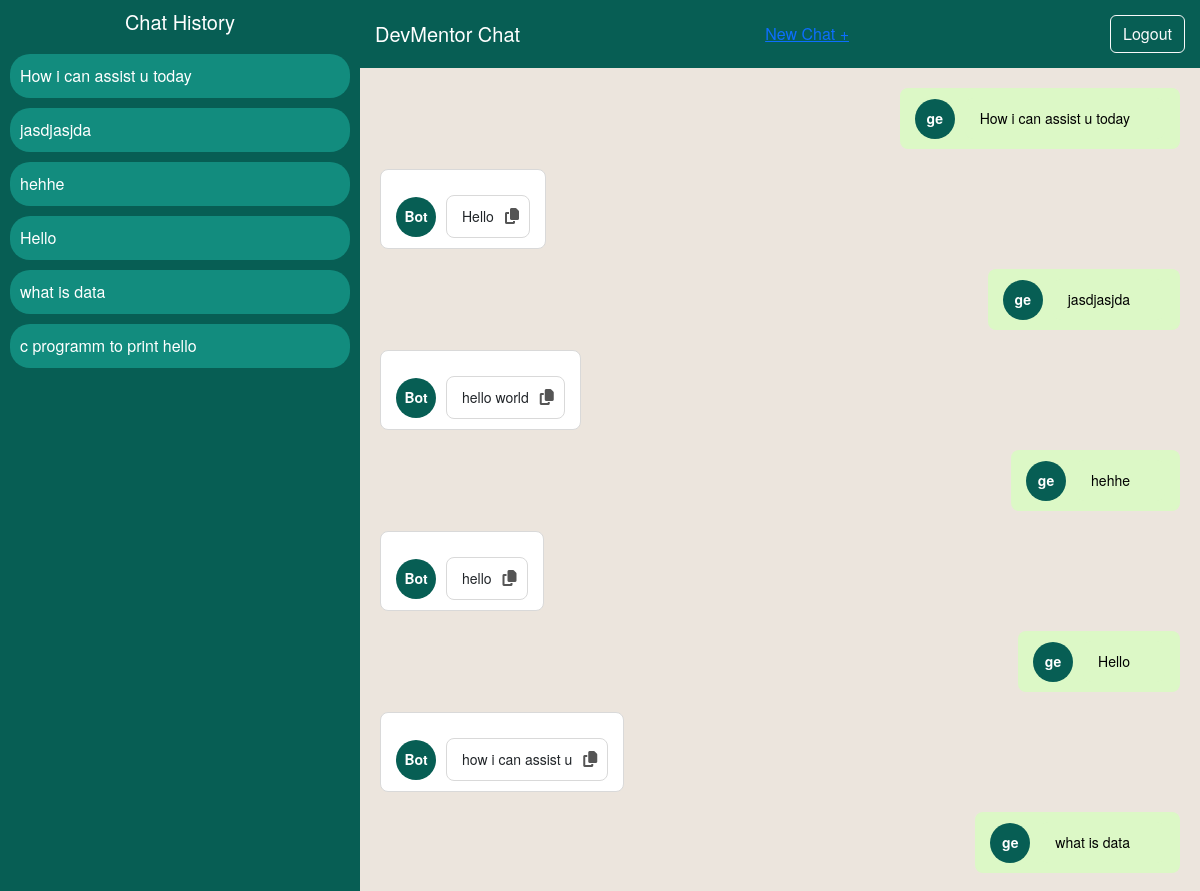
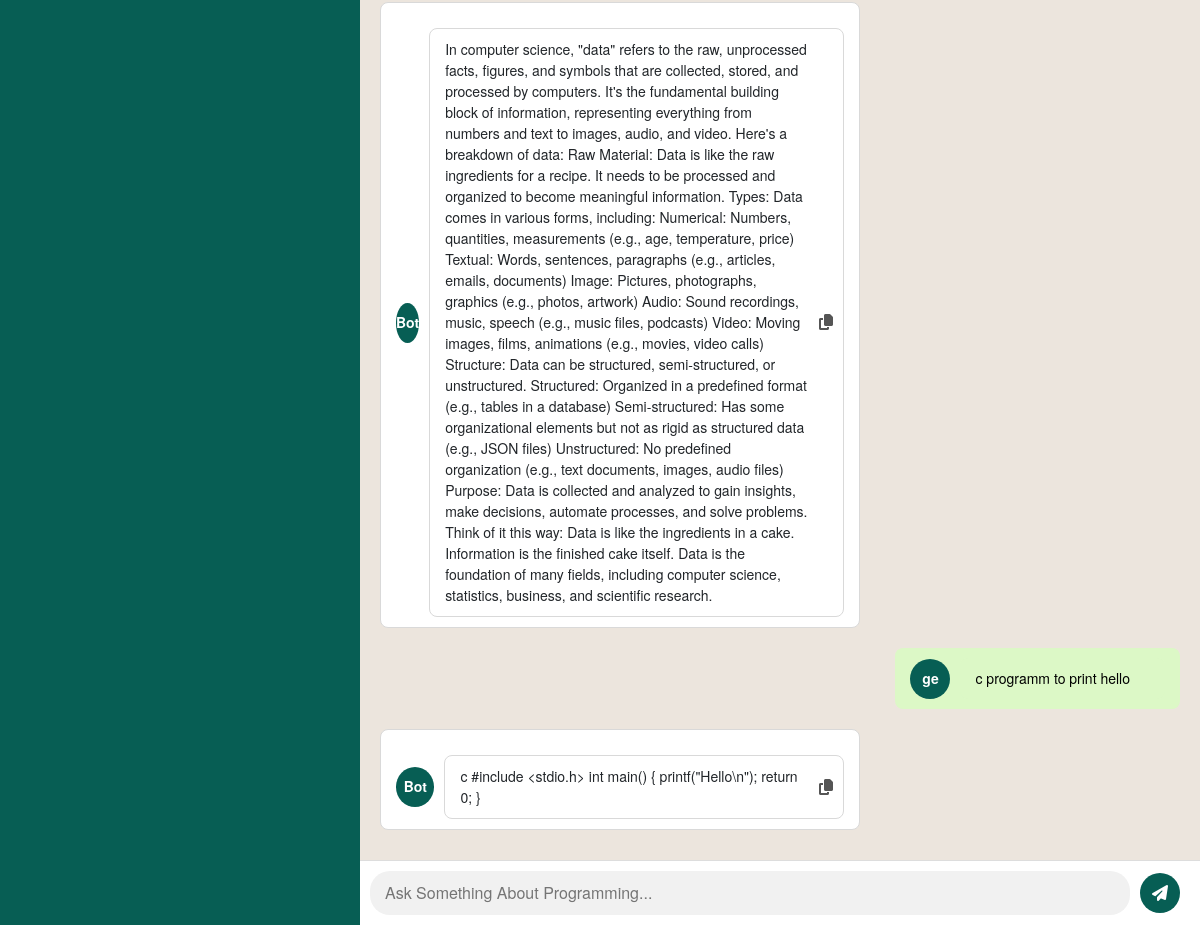
The page /bot (signed in) on the database its author committed (2 pictures, top to bottom).
### chatbot/models.py (models this page shows, shortened)
class History(models.Model):
    user = models.ForeignKey(Users, on_delete=models.CASCADE)
    bot_messages=models.CharField(max_length=3000)
    user_messages=models.CharField(max_length=3000)

### chatbot/views.py (the view, shortened to what this page needs)
# urls.py: path('bot',views.bot,name='bot'),
def bot(request):
    if 'username' not in request.session:
        return redirect('login')
    user_message = None
    bot_response = None
    user_initials = request.session['username'][:2]
    user = Users.objects.get(email=request.session['email'])
    user = Users.objects.get(email=request.session['email'])
    chat_history = History.objects.filter(user=user)
    return render(request, 'bot.html', {
        'user_message': user_message,
        'bot_response': bot_response,
        'name': user_initials,
        'chat_history':chat_history
    })

### chatbot/templates/bot.html (shortened to what this page needs)
{% load static %}
<!DOCTYPE html>
<html lang="en">
<head>
  <link href="https://cdn.jsdelivr.net/npm/bootstrap@5.3.0-alpha1/dist/css/bootstrap.min.css" rel="stylesheet">
  <link href="https://cdnjs.cloudflare.com/ajax/libs/font-awesome/6.6.0/css/all.min.css" rel="stylesheet">
</head>
<body>
<div class="chat-container">
  <div class="history-panel">
    <h5>Chat History</h5>
    {%  if chat_history %}
        {% for history in chat_history %}
            <div class="history-item">
              {{ history.user_messages }}
            </div>
        {% empty %}
        <div class="history-item">
          History Not found...
        </div>
        {% endfor %}
{% endif %}
  </div>
  <div class="chat-main">
    <div class="chat-header">
      <h5>DevMentor Chat</h5>
      <a href="{% url 'new_chat' %}" class="new-chat">New Chat +</a>
      <a href="{% url 'logout' %}" class="btn btn-outline-light ms-3">Logout</a>
    </div>
<div class="chat-body">
  {% if chat_history %}
    <div class="chat-messages">
      {% for history in chat_history %}
<div class="chat-message user">
  <div class="user-profile">{{ name }}</div>
  <div class="message-text">
    {{ history.user_messages }}
  </div>
</div>
<div class="chat-message bot">
  <div class="bot-profile">Bot</div>
  <div class="message-text">
    {{ history.bot_messages }}
    <button class="copy-btn" title="Copy">
      <i class="fas fa-copy"></i>
    </button>
  </div>
</div>
      {% endfor %}
    </div>
  {% else %}
    <div class="no-history">No chat history found.</div>
  {% endif %}
</div>
    <form action='{% url 'bot' %}' method='post'>
      <div class="chat-footer">
        <input type="text" name="command" placeholder="Ask Something About Programming..." required />
        <button type="submit" class="send-btn">
          <i class="fas fa-paper-plane"></i>
        </button>
      </div>
    </form>
  </div>
</div>
</body>
</html>

### chatbot/templates/bot.html (style rules this page uses)
body, html { margin: 0; padding: 0; height: 100%; background-color: #ece5dd; display: flex; justify-content: center; align-items: center; font-family: 'Helvetica Neue', sans-serif; }
.chat-container { width: 100vw; height: 100vh; display: flex; background-color: #ffffff; }
.history-panel { width: 30%; background-color: #075e54; display: flex; flex-direction: column; justify-content: flex-start; align-items: center; color: white; padding: 10px; overflow-y: auto; }
.history-panel h5 { margin-bottom: 20px; color: white; }
.history-panel .history-item { background-color: #128c7e; width: 100%; padding: 10px; margin-bottom: 10px; border-radius: 20px; cursor: pointer; text-align: left; }
.chat-main { width: 70%; display: flex; flex-direction: column; justify-content: space-between; }
.chat-header { background-color: #075e54; color: white; padding: 15px; display: flex; justify-content: space-between; align-items: center; }
.chat-header h5 { margin: 0; }
.chat-body { padding: 20px; flex-grow: 1; overflow-y: auto; background-color: #ece5dd; display: flex; flex-direction: column; }
.chat-message { margin-bottom: 10px; position: relative; max-width: 60%; border-radius: 8px; padding: 10px 15px; font-size: 14px; line-height: 1.4; display: flex; align-items: center; }
.chat-message.user { align-self: flex-end; background-color: #dcf8c6; color: black; }
.user-profile { width: 40px; height: 40px; border-radius: 50%; margin-right: 10px; background-color: #075e54; display: flex; justify-content: center; align-items: center; color: white; font-weight: bold; }
.chat-message.bot { align-self: flex-start; background-color: #ffffff; border: 1px solid #d9d9d9; padding-top: 25px; }
.bot-profile { width: 40px; height: 40px; border-radius: 50%; margin-right: 10px; background-color: #075e54; display: flex; justify-content: center; align-items: center; color: white; font-weight: bold; }
.chat-footer { padding: 10px; background-color: #ffffff; display: flex; align-items: center; border-top: 1px solid #ddd; }
.chat-footer input { background-color: #f1f1f1; border: none; padding: 10px 15px; border-radius: 20px; width: calc(100% - 60px); }
.chat-footer button { background-color: #075e54; color: white; border: none; padding: 10px; border-radius: 50%; margin-left: 10px; width: 40px; height: 40px; display: flex; justify-content: center; align-items: center; }
.copy-btn { background-color: transparent; border: none; color: #075e54; position: absolute; right: 10px; top: 5px; cursor: pointer; font-size: 14px; }
.chat-messages { display: flex; flex-direction: column; gap: 10px; }
.message-text { padding: 10px 15px; border-radius: 8px; font-size: 14px; line-height: 1.5; animation: fadeInUp 0.3s ease-in-out; }
.chat-message.user .message-text { align-self: flex-end; background-color: #dcf8c6; color: black; }
.chat-message.bot .message-text { align-self: flex-start; background-color: #ffffff; border: 1px solid #d9d9d9; }
.copy-btn { position: absolute; bottom: 5px; right: 5px; background-color: transparent; border: none; cursor: pointer; padding: 5px; border-radius: 50%; transition: background-color 0.2s; }
.copy-btn i { font-size: 16px; color: #555; }
.message-text { position: relative; padding: 10px 35px 10px 15px; }

### rows shown on the page
History: user_messages "How i can assist u today", name "ge", bot_messages "Hello"
History: user_messages "jasdjasjda", name "ge", bot_messages "hello world"
History: user_messages "hehhe", name "ge", bot_messages "hello"
History: user_messages "Hello", name "ge", bot_messages "how i can assist u"
History: user_messages "what is data", name "ge", bot_messages "In computer science, \"data\" refers to the raw, unprocessed facts, figures, and symbols that are collected, stored, and processed by computers. It's the fundamental building block of information, representing everything from numbers and text to images, audio, and video. Here's a breakdown of data: Raw Material: Data is like the raw ingredients for a recipe. It needs to be processed and organized to become meaningful information. Types: Data comes in various forms, including: Numerical: Numbers, quantities, measurements (e.g., age, temperature, price) Textual: Words, sentences, paragraphs (e.g., articles, emails, documents) Image: Pictures, photographs, graphics (e.g., photos, artwork) Audio:…"
History: user_messages "c programm to print hello", name "ge", bot_messages "c #include <stdio.h> int main() { printf(\"Hello\\n\"); return 0; }"
